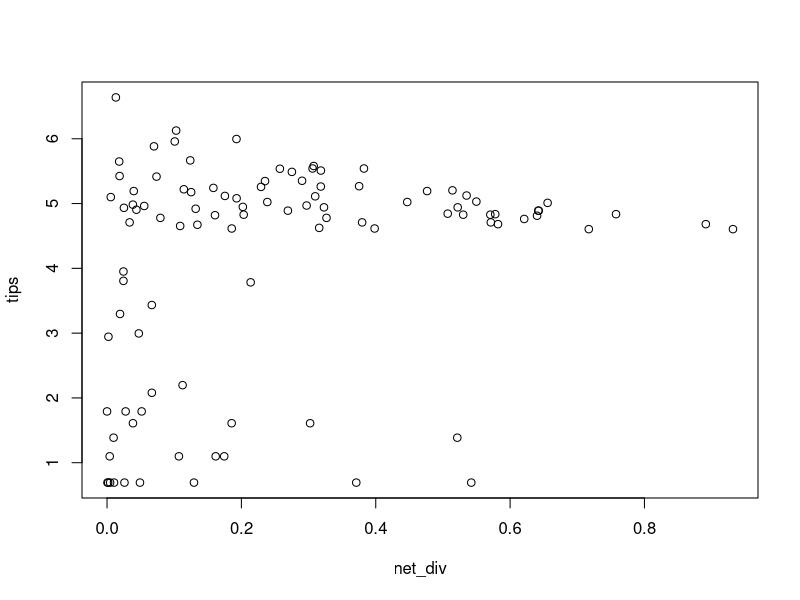
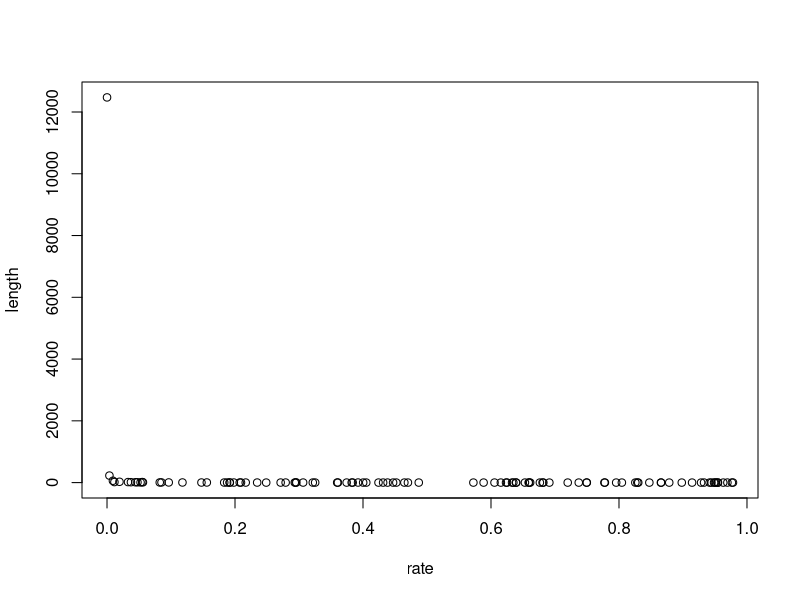
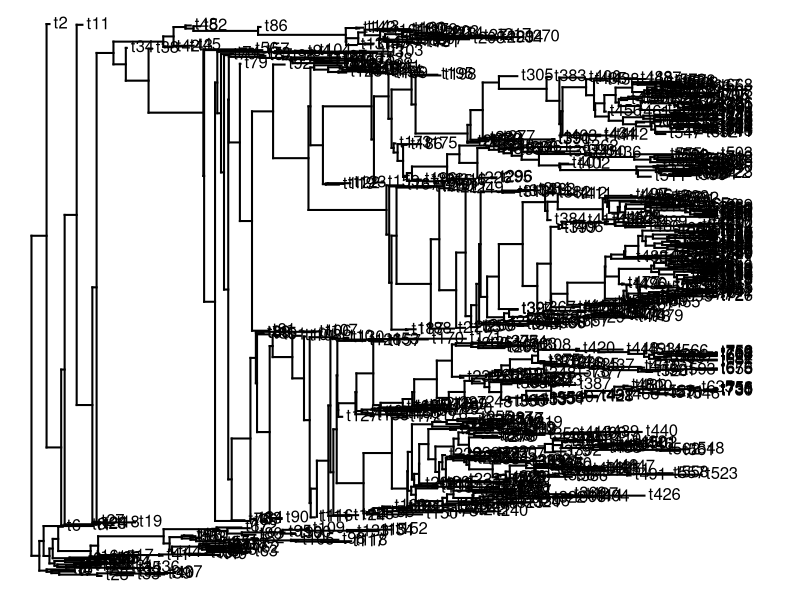
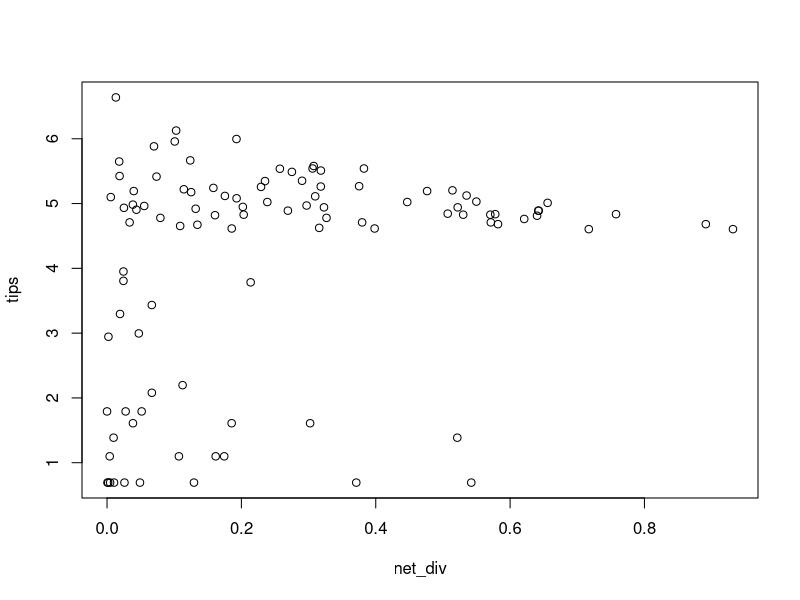
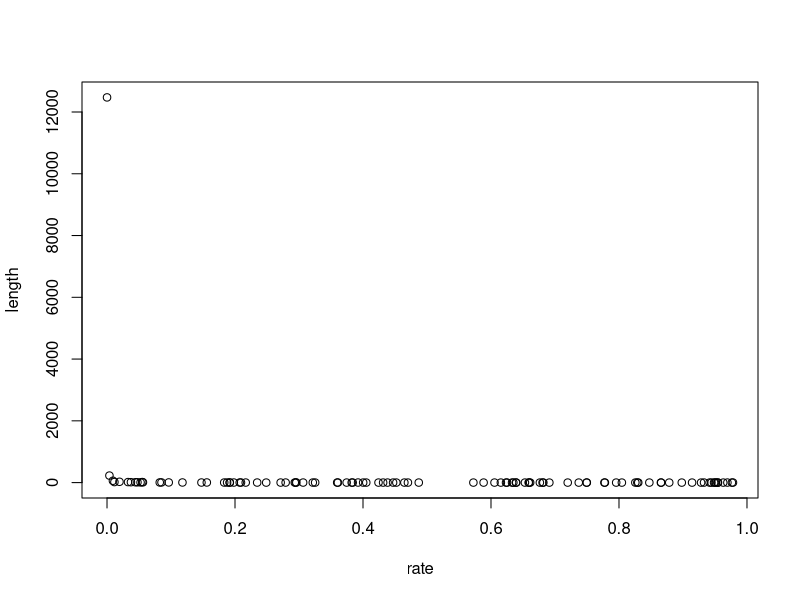
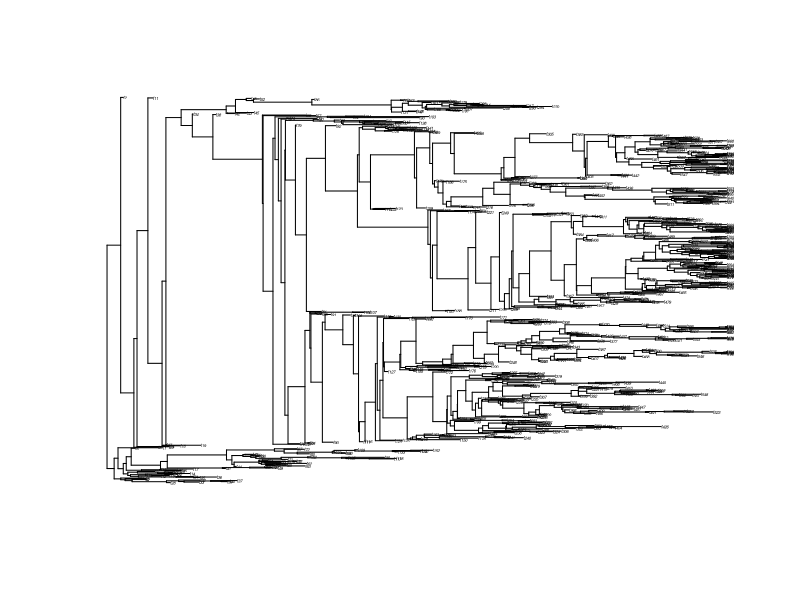

Write the R code that produced these figures, in order. (Note: this script raises an error after producing the figures.)
#Task 10
#A group of us worked together to do most of the first for loop and its questions, but I worked mainly with Logan Bower and Kayla Coffman, who helped me with much of the coding for that loop, and also a few parts of the second one.
#There were several other people in the group, including Megan Cozort and Spencer Cutlip, but I don't know all of their names and I mostly worked with Logan and Kayla.
library ("phytools")
#questions 1-3
trees<-list()
births<-c()
Fractions<-c()
net_div<-c()
rate<-c()
length<-c()
for (i in 1:100){
  births[i]<-runif(1)
  Fractions[i]<-runif(1)
  trees[[i]]<-pbtree(b=births[i],d=births[i]*Fractions[i],n=100)
  net_div[[i]]<-births[i]-births[i]*Fractions[i]
  rate[[i]]<-births[i]
  length[[i]]<-mean(trees[[i]]$edge.length)
}
tips<-log(sapply(trees,Ntip))
plot(net_div,tips)
plot(rate,length)
sp_rate<-unlist(rate)
lengths<-unlist(length)
cor(sp_rate,lengths)
pdf("Net diversity and tips", height=4, width=4)
plot(net_div,tips)
dev.off()
pdf("Speciation rate and length", height=4, width=4)
plot(rate,length)
dev.off()
#question 4 - as the net diversification rate increases, the log of the tips also increases
#question 5 - as the speciation rate increases, the average branch length decreases
#question 6 - the correlation between speciation rate and branch length is -0.2498617
trees
Tree<-trees[[90]]
Tree
plotTree(Tree,cex=0.25)
pdf("Tree", height=4, width=4)
plot(Tree,cex=0.25)
dev.off()
rates<-c()
traits<-c()
for (i in 1:100) {
  rates[i]<-runif(1)
  traits[[i]]<-fastBM(Tree,sig2=rates[i])
}
mean_rate[[i]]<-mean(rates[[i]])
mean_trait[[i]]<-mean(traits[[i]])
cor(mean_trait[[i]],mean_rate[[i]])
traits2[[i]]<-unlist(mean_trait[[i]])
plot(traits2[[i]],mean_rate[[i]])
pdf("correlation between rate and trait mean", height=4, width=4)
plot(traits2[[i]],mean_rate[[i]])
dev.off()
#question 8 - I was not able to figure this part out
var_rate[[i]]<-var(rates[[i]])
var_trait[[i]]<-var(traits2[[i]])
cor(var_trait[[i]],var_rate[[i]])
#question 9 - I was not able to figure this part out 
traitMat<-cbind(traits[[1]],traits[[4]])
cor(traitMat)
#question 10 - the correlation between them is 1, which is significant because it means there is a definite relationship between the traits
